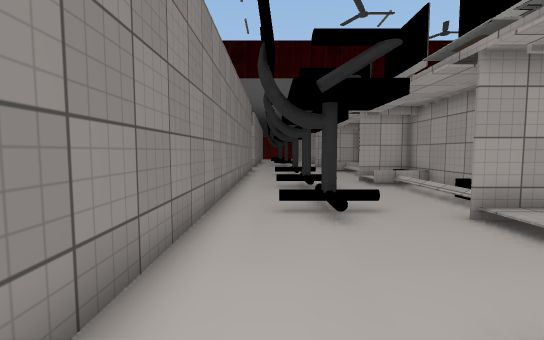
[1] (above)

24 first-person views from a walk through a Unity game level. The camera is 1.4 m above the floor, tilts 4° down and sees 90° across. The floor is counted in squares, 1 m on a side. Each view is taken from the middle of a square. On the plan, view 1 faces up. The plan holds only what a view shows up to about 13 squares ahead; the rest is blank. The place goes on beyond the plan. Some surface patterns are stand-ins.

[2]
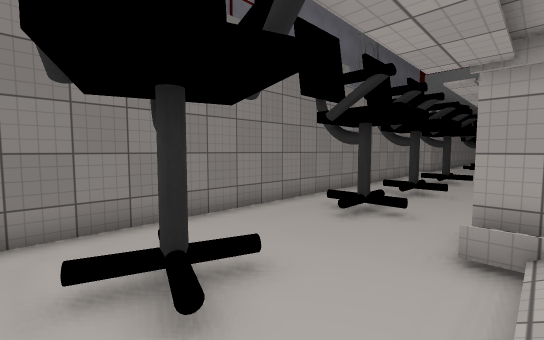

[3]
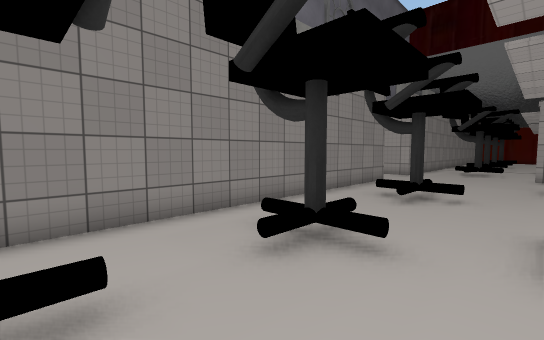

[4]
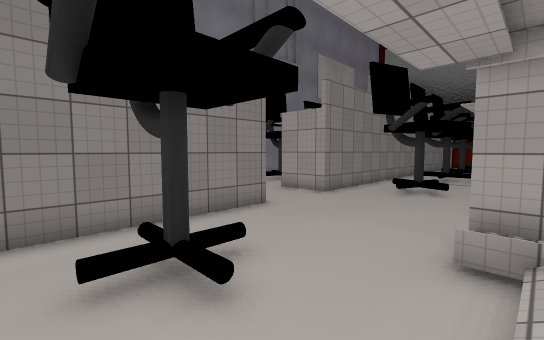

[5]
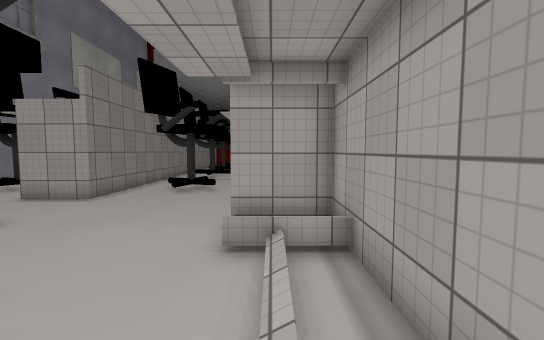

[6]
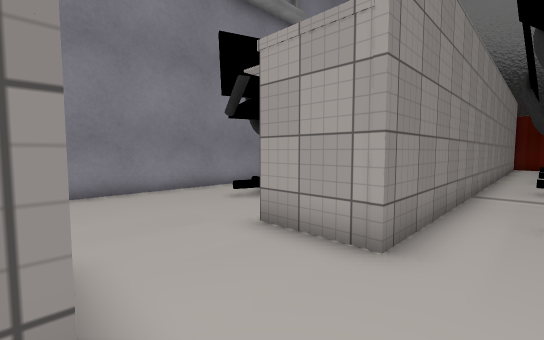

[7]
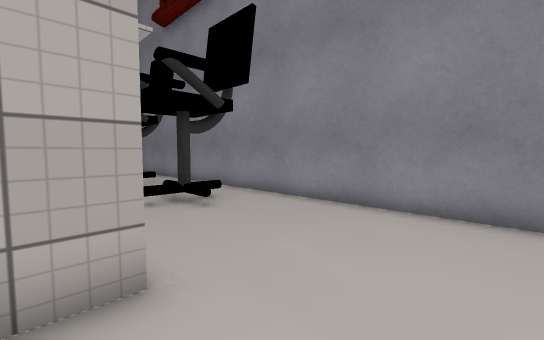

[8]
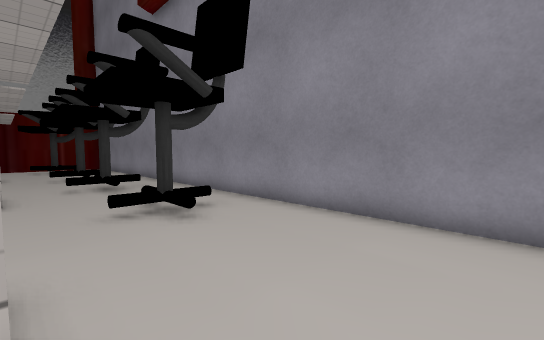

[9]
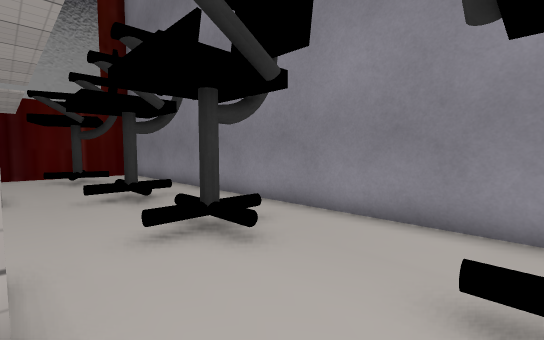

[10]
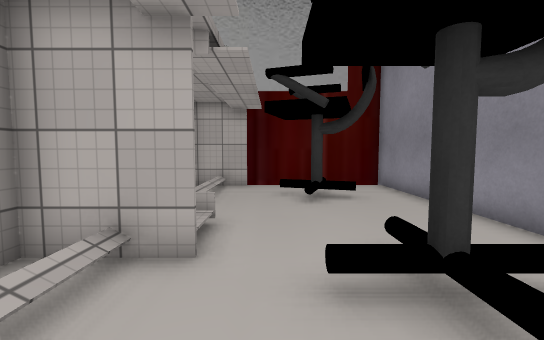

[11]
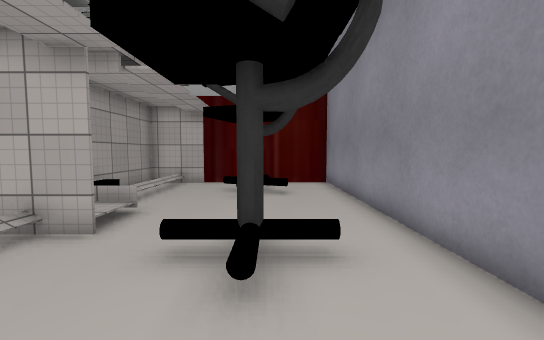

[12]
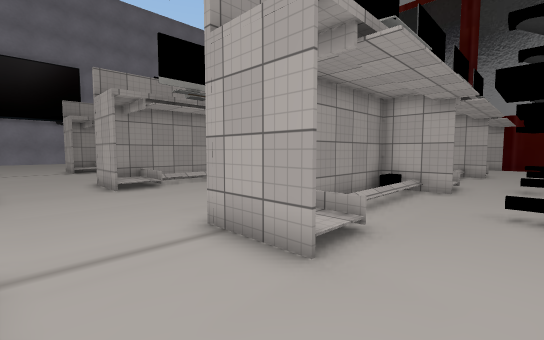

[13]
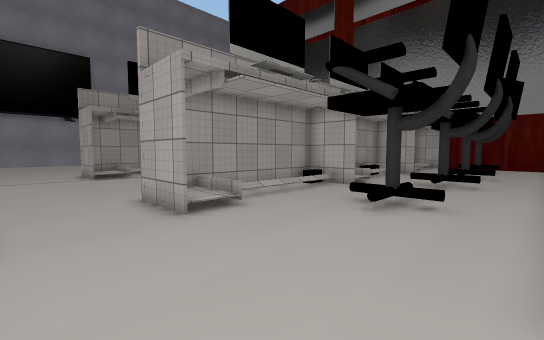

[14]
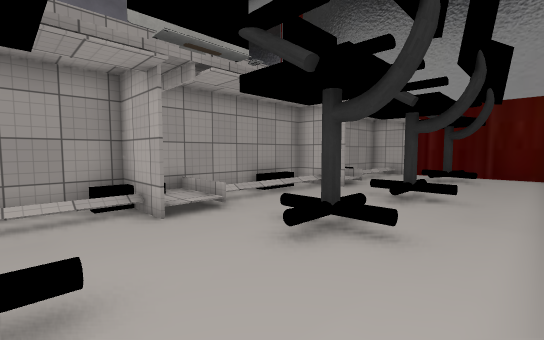

[15]
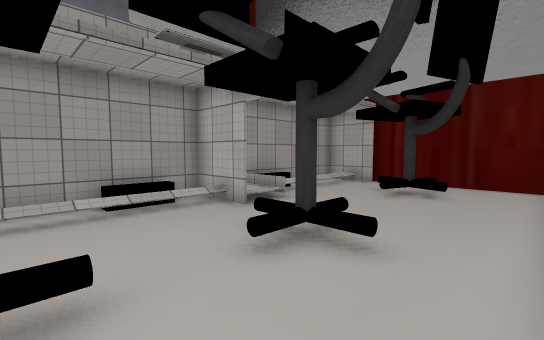

[16]
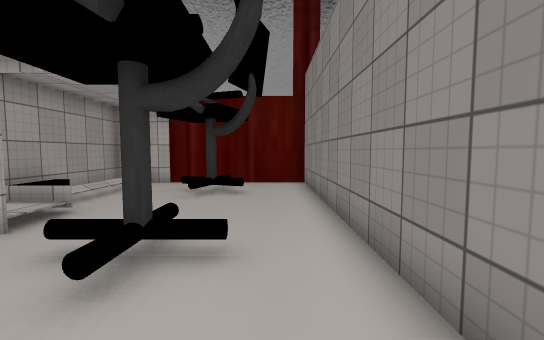

[17]
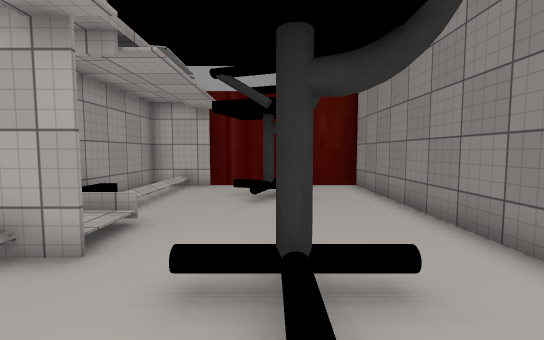

[18]
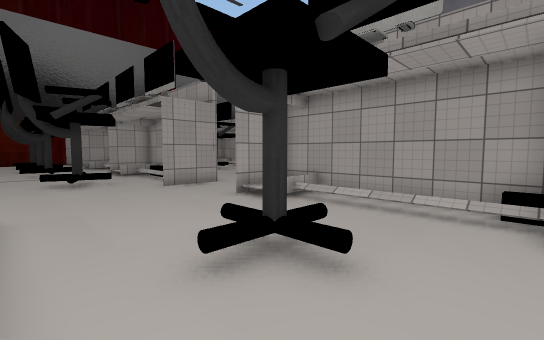

[19]
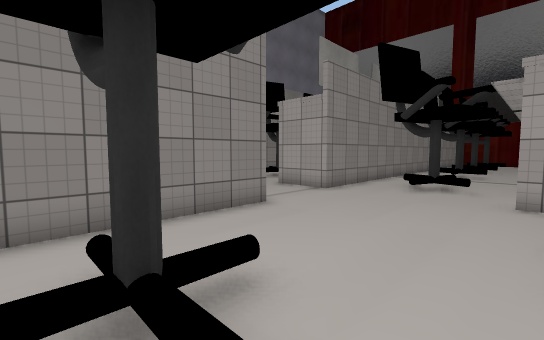

[20]
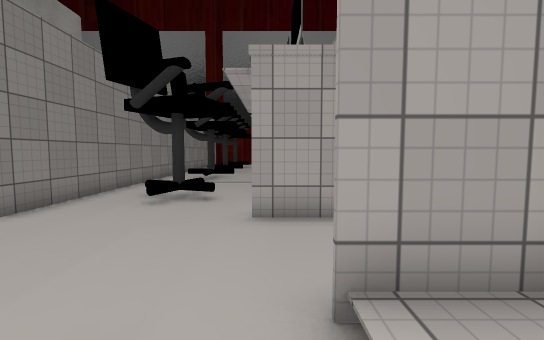

[21]
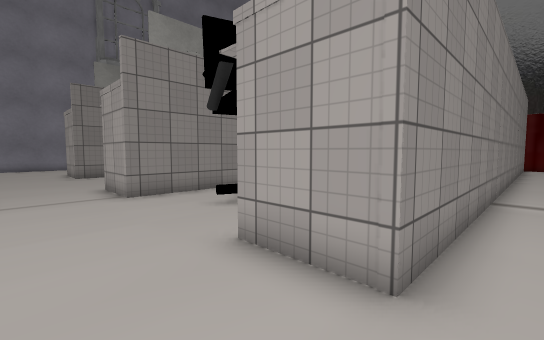

[22]
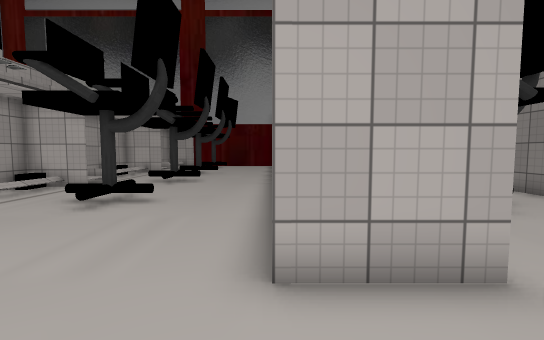

[23]
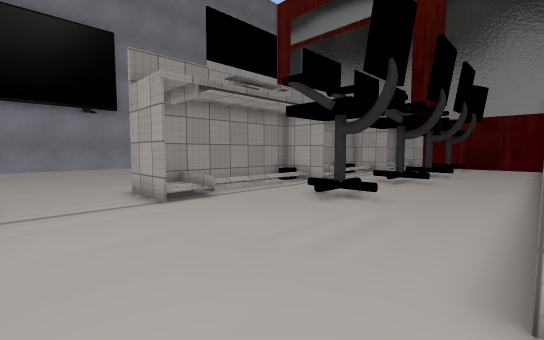

[24]
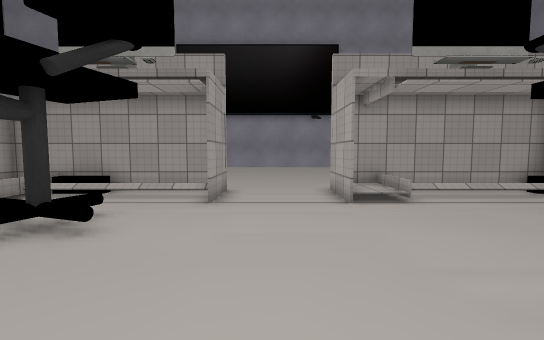

### Floor plan
Key: @ floor where view 1 was taken; # wall or solid block; . main floor; : floor 0.25 m higher than the main floor; / step, stairs or slope; O other object.
Columns run from 10 left of view 1 to 30 right of it. Each row starts with its distance up from view 1.
 28 #       #.....  #.....  #.         #
 27 #...    #.....  #.....  #.    .....#
 26 #...O   #..OO.  #..OO.. #.   .O....#
 25 #.....  #.....  #...... #. ........#
 24 #......##.....###.....###. ......###...
 23 #........................................
 22 #........................................
 21 #........................................
 20 #...../##...../##......###.......###.....
 19 #...../ #...../:#......::#.......::# ...
 18 #.....  #..... /#......#.#......#/.#
 17 #...... #....../#........#......./.#
 16 #..O... #..O.../#...O....#......./.#
 15 #...... #....../#........#...OO../.#
 14 #...... #....../#........#......./.#
 13 #...../##...../##......###....   /##
 12 #...../ #...../:#......:/#..... ####
 11 #..O..  #..O..#/#...O. .##......
 10 #...... #....../#........#...OO.
  9 #...... #....../#........#....
  8 #...... #....../#.......##...
  7 #....../#....../#.......##..
  6 #..O.../#..O.../#...O....#.
  5 #.....###.....###......###
  4 #.....###.....###......###
  3 #...... #....../#.......##
  2 #....../#....../#.......##
  1 #...O../#.. O.. #...O....#
  0 #....../#.@ O.  #...O....#
 -1 #....../#....  /#........#
 -2 #########       ##########

Where each view was taken, in squares from view 1:
view 1: 0 up, 0 right, facing up
view 2: 1 down, 5 right, facing up-left
view 3: 7 up, 4 right, facing up-left
view 4: 14 up, 5 right, facing up-left
view 5: 14 up, 5 right, facing up
view 6: 20 up, 0 right, facing up-left
view 7: 23 up, 3 left, facing down-left
view 8: 22 up, 4 left, facing down-left
view 9: 15 up, 4 left, facing down-left
view 10: 9 up, 5 left, facing down
view 11: 10 up, 7 left, facing down
view 12: 23 up, 2 right, facing down-right
view 13: 23 up, 7 right, facing down-right
view 14: 15 up, 7 right, facing down-right
view 15: 10 up, 7 right, facing down-right
view 16: 10 up, 8 right, facing down
view 17: 9 up, 10 right, facing down
view 18: 13 up, 7 right, facing up-right
view 19: 15 up, 12 right, facing up-left
view 20: 18 up, 12 right, facing up
view 21: 21 up, 15 right, facing up-left
view 22: 23 up, 15 right, facing down
view 23: 23 up, 15 right, facing down-right
view 24: 22 up, 15 right, facing right
